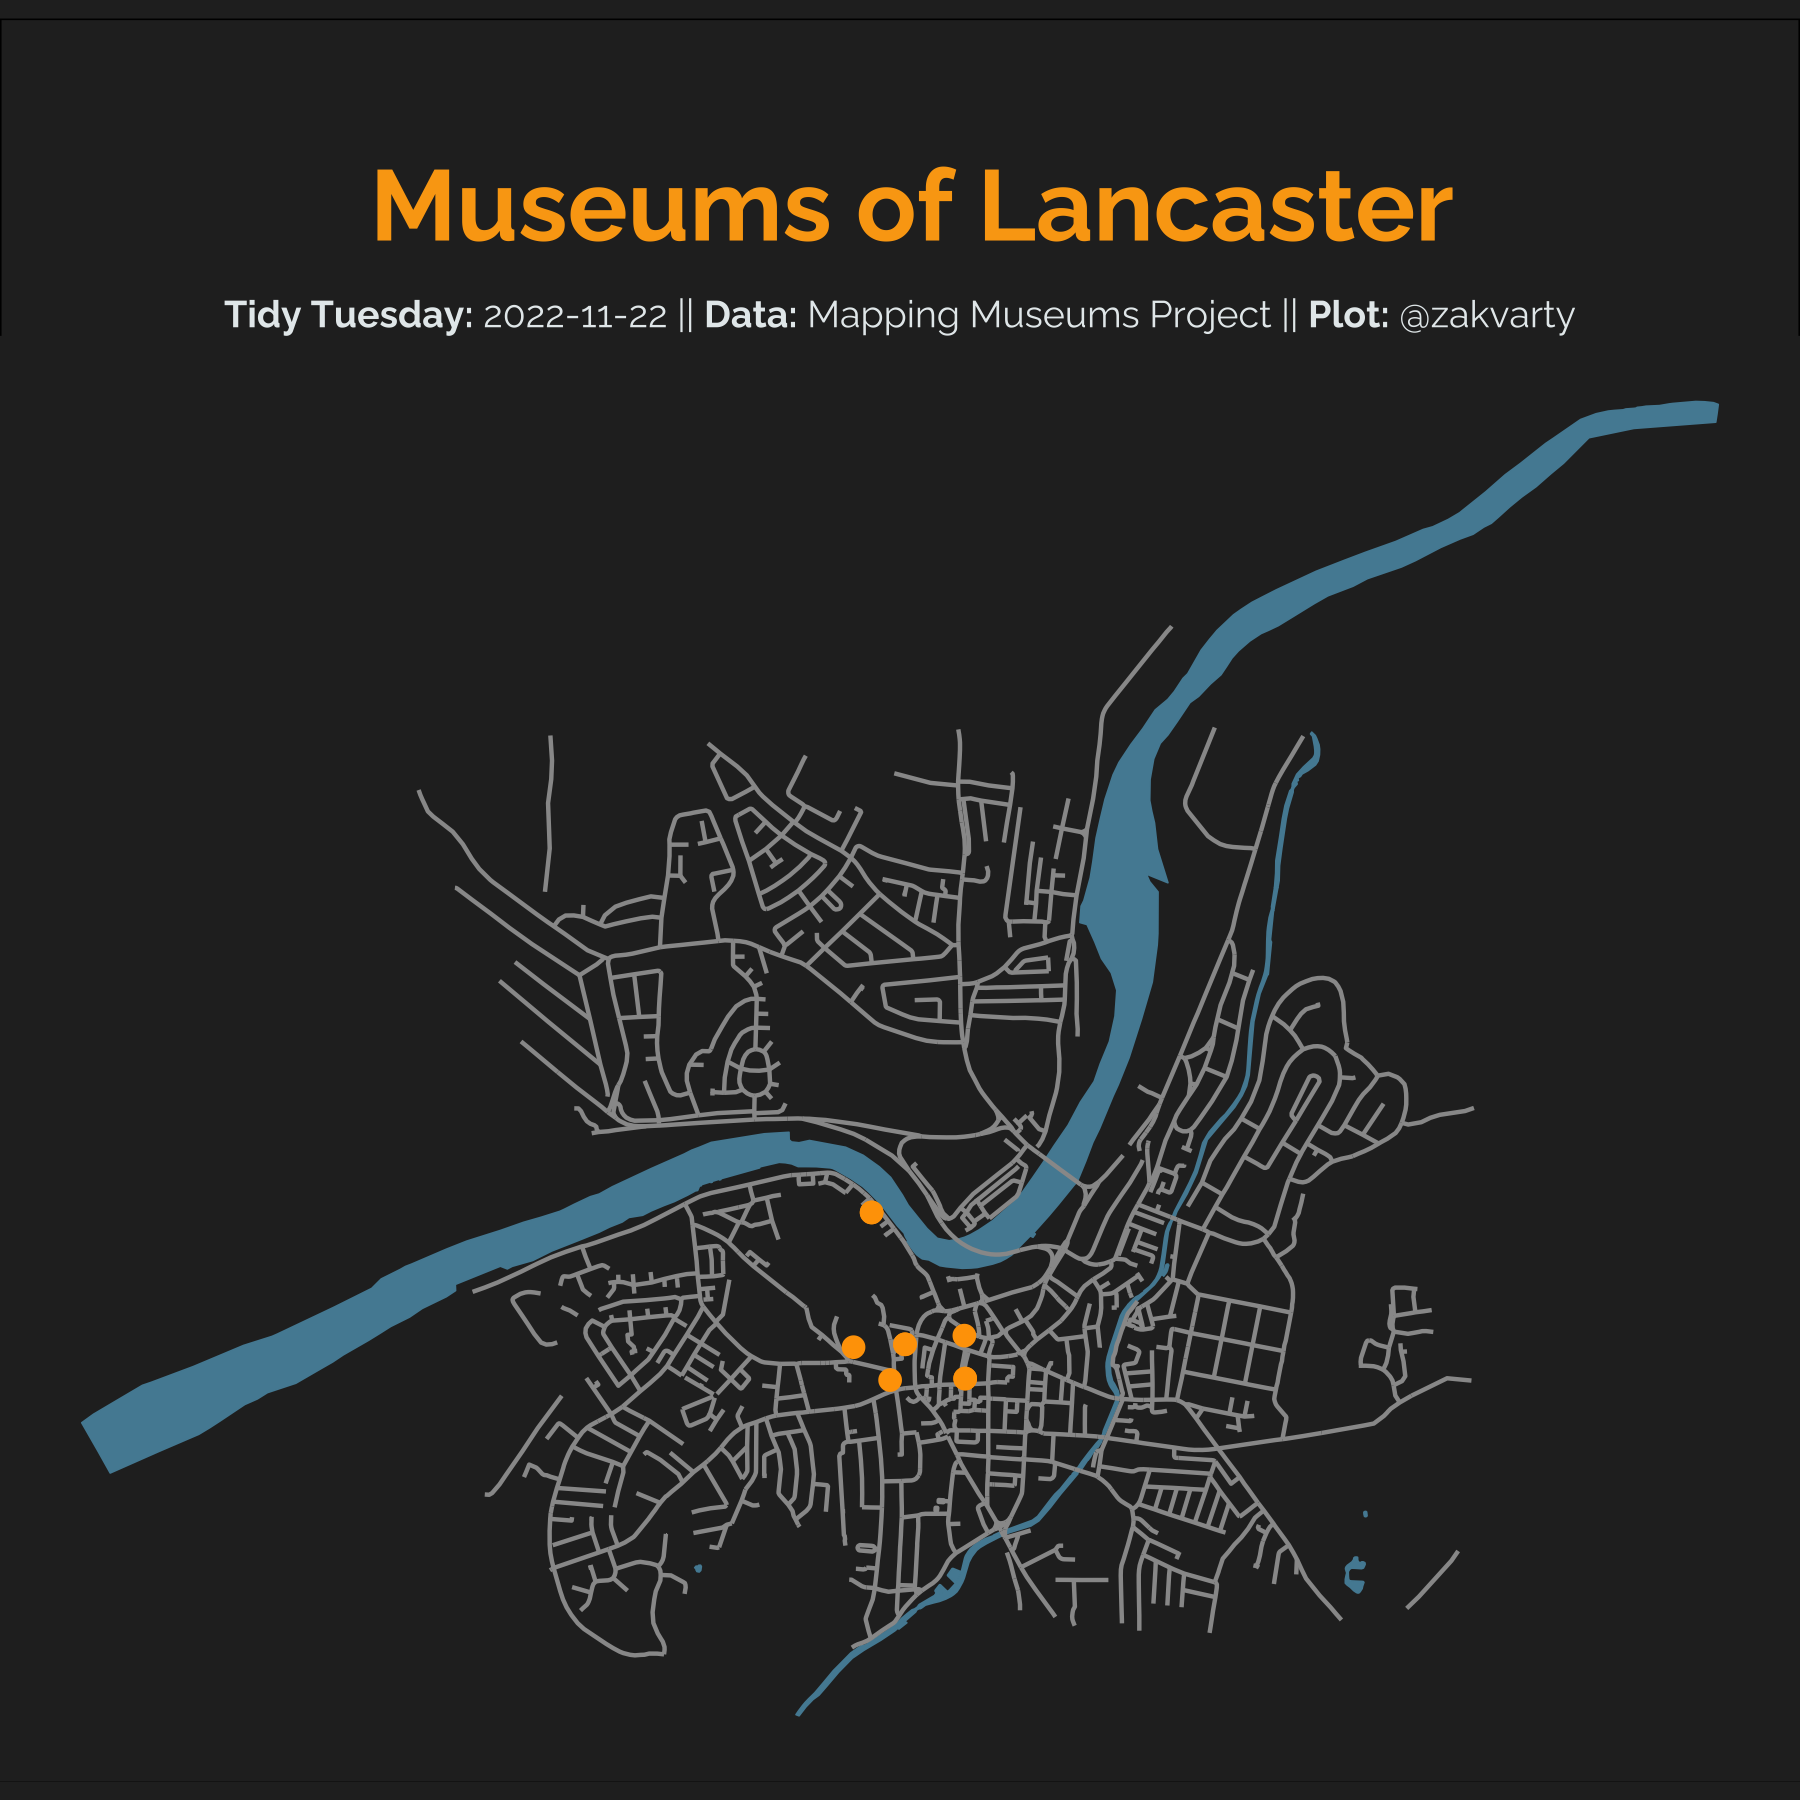

Write the R code that produced this figure.
# Tidy Tuesday 2022-11-15

# Load packages ----
library(tidyverse)
library(showtext)
library(ggtext)
library(osmdata)
library(sf)

# Load data ----
museums <- readr::read_csv('https://raw.githubusercontent.com/rfordatascience/tidytuesday/master/data/2022/2022-11-22/museums.csv')

# Load fonts ----
font_add_google(name = "Raleway", family = "raleway")
showtext_auto()
main_font <- "raleway"


# Data Wrangling ---------------------------------------------------------------

#boundary_box <- osmdata::getbb("Lancaster, UK")
lancaster_box <- matrix(
  data = c(-2.82, -2.78, 54.043, 54.065),
  nrow = 2,
  byrow = TRUE
)
rownames(lancaster_box) <- c("x","y")
colnames(lancaster_box) <- c("min", "max")

lancaster_museums <- museums %>%
  filter(between(Latitude,lancaster_box[2,1], lancaster_box[2,2])) %>%
  filter(between(Longitude, lancaster_box[1,1], lancaster_box[1,2]))

roads <- lancaster_box %>%
  opq() %>%
  add_osm_feature(key = "highway") %>%
  osmdata_sf()

lancaster_water <- lancaster_box %>%
  opq() %>%
  add_osm_feature(key = 'natural', value = 'water') %>%
  osmdata_sf()

# bounding circle for road elements -- from @nrennie Manchester plot
centre = c(long = mean(lancaster_box[1,]), lat = mean(lancaster_box[2,]))
centre_proj <-
  tibble(lat = centre["lat"], long = centre["long"]) %>%
  st_as_sf(coords = c("long", "lat"), crs = 4326)

circle <- tibble(lat = centre["lat"], long = centre["long"]) %>%
  st_as_sf(coords = c("long", "lat"), crs = 4326) %>%
  st_transform(crs = 4277) %>%
  st_buffer(dist = 9000, nQuadSegs = 200) %>%
  st_transform(crs = 4326)

lancaster_roads <- st_intersection(circle, roads$osm_lines) %>%
  filter(!is.na(name))

# Create plot ------------------------------------------------------------------

# Colour palette
oban <- list(
  blue = "#548BA2",
  gray = "#2A4247",
  red = "#84374A",
  orange = "#C09378",
  yellow = "#917B21",
  white = "#E5EBED"
)

bg_colour <- "#282828"
point_colour <- "#FFA200"
road_colour <- "gray60"

# Helper strings
title_string <- "\n Museums of Lancaster"
subtitle_string <- "<br> **Tidy Tuesday:** 2022-11-22 || **Data:** Mapping Museums Project || **Plot:** @zakvarty"

p <- ggplot() +
  geom_sf(data = lancaster_water$osm_polygons, color = oban$blue, fill = oban$blue) +
  geom_sf(data = lancaster_roads, colour = road_colour) +
  geom_point(
    data = lancaster_museums,
    mapping = aes(
      x = Longitude,
      y = Latitude),
      colour = point_colour,
      size = 2) +
  ggtitle(
    title_string,
    subtitle_string) +
  theme_void() +
  theme(
    plot.background = element_rect(fill = bg_colour),
    panel.background = element_rect(fill = bg_colour, colour = bg_colour),
    text = element_text(colour = oban$white, family = main_font),
    plot.title.position = "plot",
    plot.caption.position = "plot",
    plot.title = element_text(
      hjust = 0.5,
      vjust = 0.1,
      size = 24,
      face = "bold",
      colour = "#FAA613"),
    plot.subtitle = element_markdown(hjust = 0.5, vjust = -0.5,  size = 9)
  )

# Save plot ----
ggsave(
  filename = "./2022/2022-11-22/2022-11-22_lancaster-museums.png",
  plot = p,
  device = png,
  width = 6,
  height = 6,
  units = "in",
  dpi = 300)

